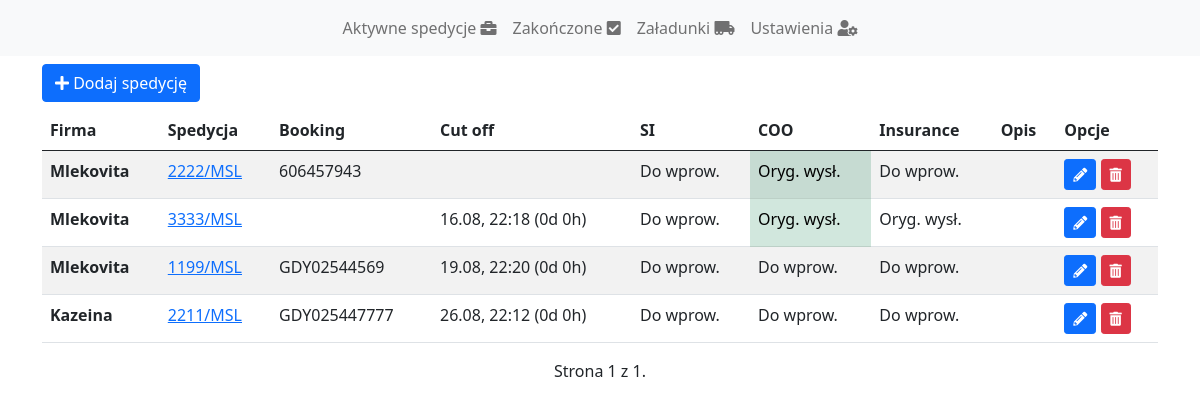
The page /teczka/ended (signed in) on the database its author committed.
### teczka/models.py (models this page shows, shortened)
class Teczka(models.Model):
    CONTAINERS_TYPE = (
        ('40dv', '40 standard'),
        ('40hc', '40 high cube'),
        ('40rf', '40 reefer'),
        ('20dv', '20 standard'),
        ('20rf', '20 reefer'),
    )
    STATUS = (
        (None, 'Brak'),
        ('waiting', 'Do wprow.'),
        ('submited', 'Wprowadzone'),
        ('checking', 'Wysł. do spr.'),
        ('amended', 'Popr. wprow.'),
        ('accepted', 'Zaakc.'),
        ('sent', 'Oryg. wysł.'),
    )
    SHIPOWNERS = (
        ('maersk', 'Maersk Line'),
        ('cma', 'CMA'),
        ('msc', 'MSC'),
        ('hapag', 'Hapag Lloyd'),
    )
    CASE_STATUS = (
        ('active', 'Aktywna'),
        ('ended', 'Zakończona'),
    )
    IMP_EXP = (
        ('imp', 'Import'),
        ('exp', 'Export'),
    )
    company = models.CharField(max_length=20, blank=True)
    shipowner = models.CharField(max_length=6, choices=SHIPOWNERS, blank=True)
    booking = models.CharField(max_length=20, blank=True)
    owner = models.ForeignKey(User,
                              on_delete=models.CASCADE)
    case_number = models.CharField(max_length=20, blank=True)
    offer_number = models.CharField(max_length=20, blank=True)
    year = models.IntegerField(default=1999, blank=True)
    cut_off = models.DateTimeField(null=True, blank=True)
    etd = models.DateTimeField(null=True, blank=True)
    eta = models.DateTimeField(null=True, blank=True)
    loading_data = models.DateTimeField(null=True, blank=True)
    amount = models.IntegerField(default=0, blank=True)
    container_type = models.CharField(max_length=4, choices=CONTAINERS_TYPE, blank=True)
    loading_port = models.CharField(max_length=30, blank=True)
    load_place = models.CharField(max_length=20, blank=True)
    destination = models.CharField(max_length=20, blank=True)
    insurance = models.CharField(max_length=30, choices=STATUS, blank=True)
    si = models.CharField(max_length=30, choices=STATUS, blank=True)
    coo = models.CharField(max_length=30, choices=STATUS, blank=True)
    description = models.CharField(max_length=500, blank=True)
    customs = models.NullBooleanField(blank=True, default=False)
    vgm = models.BooleanField(blank=True, default=False)
    invoice = models.NullBooleanField(blank=True, default=False)
    case_status = models.CharField(max_length=10, choices=CASE_STATUS, blank=True, default='active')
    container_numbers = models.CharField(max_length=500, blank=True)
    import_export = models.CharField(max_length=3, choices=IMP_EXP, blank=True, default='exp')

### teczka/views.py (the view)
# urls.py: path('ended', views.cases_list_ended, name='cases_list_ended'),
def cases_list_ended(request):
    username = request.user
    try:
        cases = get_list_or_404(Teczka, owner=username, case_status = 'ended')
    except:
        cases = []
    paginator = Paginator(cases, 10)
    page_number = request.GET.get('page')
    page_obj = paginator.get_page(page_number)
    return render(request, 'cases_list.html', {'cases': cases, 'page_obj': page_obj})

### teczka/templatetags/custom_tags.py (called while the page is built)
@register.simple_tag
def remaining_days_hours(input_date):
    now = datetime.datetime.today().replace(tzinfo=datetime.timezone.utc)
    total_sec = int((input_date - now).total_seconds())
    if total_sec<0:
        days = 0
        hours = 0
    else:
        hours = int((total_sec/3600)%24)
        days = int(total_sec/86400)
    result = f'{days}d {hours}h'
    return result

### teczka/templates/cases_list.html (shortened to what this page needs)
{% extends "base.html" %}
{% load custom_tags %}
{% block content %}
<button class="btn btn-primary my-2" data-bs-toggle="modal" data-bs-target="#add-case"><i class="fas fa-plus"></i> Dodaj spedycję </button>
<table class="table table-hover table-striped">
    <thead>
        <tr>
            <th class="col">Firma</th>
            <th class="col">Spedycja</th>
            <th class="col">Booking</th>
            <th class="col">Cut off</th>
            <th class="col">SI</th>
            <th class="col">COO</th>
            <th class="col">Insurance</th>
            <th class="col">Opis</th>
            <th class="col">Opcje</th>
        </tr>
    </thead>
    <tbody>
        {% for case in page_obj %}
        <tr>
            <th scope="row">{{ case.company }}</th>
            <td><a href="/teczka/case-detail/{{ case.id }}">{{ case.case_number }}</a> </td>
            <td>{{ case.booking }}</td>
            <td>{{ case.cut_off|date:"j.m, H:i " }} {% if case.cut_off %}({% remaining_days_hours case.cut_off %}) {% endif %}</td>
            <td>{% if case.si == '' %}-{% else %}{{ case.get_si_display }}{% endif %}</td>
            <td {% if case.coo == 'sent' %} class="table-success" {% endif %}>{% if case.coo == '' %}-{% else %}{{ case.get_coo_display }}{% endif %}</td>
            <td>{% if case.insurance == '' %}-{% else %}{{ case.get_insurance_display }}{% endif %}</td>
            <td>{% if case.description %} {{ case.description|slice:":20" }}.. {% endif %}</td>
            <td><button class='btn btn-primary btn-sm' data-bs-toggle="modal" data-bs-target="#edit-case-{{ case.id }}" ><i class="fas fa-pencil-alt"></i></button> <a class='btn btn-danger btn-sm' href="/teczka/delete-case/{{ case.id }}"><i class="fas fa-trash-alt"></i></a></td>
        </tr>
        {% endfor %}
    </tbody>
</table>
<div class="pagination d-flex justify-content-center">
    <span class="step-links">
        <span class="current">
            Strona {{ page_obj.number }} z {{ page_obj.paginator.num_pages }}.
        </span>
    </span>
</div>
{% endblock %}

### teczka/templates/base.html (shortened to what this page needs)
<!DOCTYPE html>
<html lang="en">
<head>
    <link href="https://cdn.jsdelivr.net/npm/bootstrap@5.0.1/dist/css/bootstrap.min.css" rel="stylesheet">
    <link rel="stylesheet" href="https://cdnjs.cloudflare.com/ajax/libs/font-awesome/5.15.3/css/all.min.css
    ">
</head>
<body>
    <nav class="navbar navbar-expand-lg navbar-light bg-light">
        <div class="container-fluid">
          <div class="collapse navbar-collapse" id="navbarNav">
            <ul class="m-auto navbar-nav">
              <li class="nav-item">
                <a class="nav-link" href="/teczka">Aktywne spedycje <i class="fas fa-briefcase"></i></a>
              </li>
              <li class="nav-item">
                <a class="nav-link" href="/teczka/ended">Zakończone <i class="fas fa-check-square"></i></a>
              </li>
              <li class="nav-item">
                <a class="nav-link" href="/teczka/zaladunki">Załadunki <i class="fas fa-truck-moving"></i></a>
              </li>
              <li class="nav-item">
                <a class="nav-link" href="/teczka/ustawienia">Ustawienia <i class="fas fa-user-cog"></i></a>
              </li>
            </ul>
          </div>
        </div>
    </nav>
    <div class="container">
    {% block content %}
    {% endblock %}
    </div>
</body>
</html>

### rows shown on the page
Teczka: company "Mlekovita", case_number "2222/MSL", booking "606457943", si "Do wprow.", coo "Oryg. wysł.", insurance "Do wprow."
Teczka: company "Mlekovita", case_number "3333/MSL", cut_off "16.08, 22:18", cut_off "0d 0h", si "Do wprow.", coo "Oryg. wysł.", insurance "Oryg. wysł."
Teczka: company "Mlekovita", case_number "1199/MSL", booking "GDY02544569", cut_off "19.08, 22:20", cut_off "0d 0h", si "Do wprow.", coo "Do wprow.", insurance "Do wprow."
Teczka: company "Kazeina", case_number "2211/MSL", booking "GDY025447777", cut_off "26.08, 22:12", cut_off "0d 0h", si "Do wprow.", coo "Do wprow.", insurance "Do wprow."

### other values the page prints
{{ page_obj.number }} "1"
{{ page_obj.paginator.num_pages }} "1"
